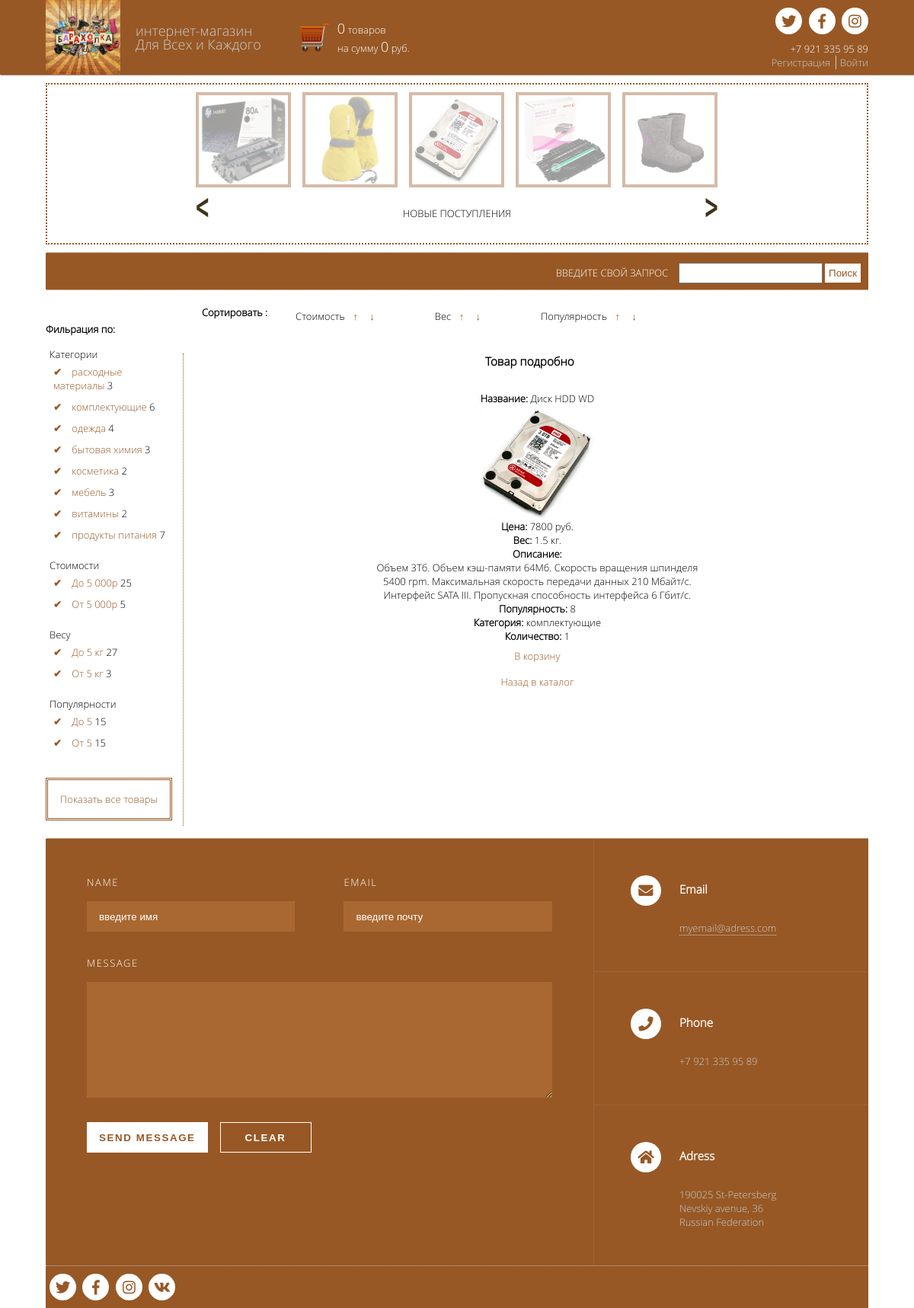
The page /index.php?q=product&id=9 on the database its author committed.
### tables this page shows
CREATE TABLE `goods` (
  `id` int(10) unsigned NOT NULL AUTO_INCREMENT,
  `name` varchar(50) DEFAULT 'PRODUCT',
  `cost` int(10) unsigned NOT NULL,
  `weight` int(11) NOT NULL,
  `count` int(10) unsigned DEFAULT '0',
  `vogue` int(10) unsigned DEFAULT '0',
  `category` varchar(50) DEFAULT NULL,
  `description` text,
  `img` varchar(50) DEFAULT NULL,
  `receipt_data` date DEFAULT NULL,
  PRIMARY KEY (`id`)
);

### app/controllers/CProductController.php (called while the page is built, shortened)
<?php
class CProductController implements IPageController
{
	public function render($pdo) {
		$request = new \app\request\CRequestGoods($pdo);
		$arr_goods = $request->getArray();
		$path_to_template = "../app/views/product.php";
		include($path_to_template);
	}
}
?>

### public/index.php (called while the page is built, shortened)
<?php
require_once'../app/config/config.php';
try {
	$pdo = new PDO("mysql:host={$db_host};dbname={$db_name}",
				$db_user,
				$db_user_pass);
} catch (Exception $e) {
	die("<h1>Error!!!</h1>");
}
$controller = \app\router\CRouter::getController();
$controller->render($pdo);

### app/request/CRequestGoods.php (called while the page is built, shortened)
<?php
class CRequestGoods {
	protected $limit = [];
	protected $pdo;
	public function __construct($pdo) {
		$this->pdo = $pdo;
	}
	public function getArray() {
		$query = self::SELECT . self::FROM
		.$this->getWhere()
		.self::CROUPBY
		.$this->getHaving()
		.$this->getOrder()
		.$this->getLimit()
		.";";
		return $this->pdo->query($query)->fetchAll();
	}
	protected function getWhere() {
		return " ";
	}
	protected function getHaving() {
		return " ";
	}
	protected function getOrder() {
		return " ";
	}
	protected function getLimit() {
		if(count($this->limit) > 0) {
			return "LIMIT  ". implode(',' , $this->limit);
		} else {
			return " ";
		}
	}
}

### app/product/CProduct.php (called while the page is built, shortened)
<?php
class CProduct
{
    public function render($view) {
        $path_to_view = "../app/views/"
        ."/product/"
        .$view. ".php";
        include ($path_to_view);
    }
}

### app/views/slider/slider.php (the view)
<div id="slider-wrap">
	<ul id="gallery">
		<?php
			$query = "SELECT goods.id, goods.name, goods.img, goods.receipt_data
					  FROM goods
					  WHERE receipt_data > {d '2018-07-01'} AND receipt_data < {d '2019-02-13'}
					  ORDER BY receipt_data;";
			$resalt = $pdo->query($query)->fetchAll();
			foreach ($resalt as $key => $value) {
				echo "<li>
						<a href='/index.php?q=product&id=".$value['id']."'>
							<img src='assets/".$value['img']."'>
						</a>
					</li>";
			}
		?>
	</ul>
</div>
<div id="gallery-controls">
	<a href="#" id="control-prev">
		<img src="assets/images/gallery/prev.png">
	</a>
	<p>НОВЫЕ ПОСТУПЛЕНИЯ</p>
	<a href="#" id="control-next">
		<img src="assets/images/gallery/next.png">
	</a>
</div>

### app/views/product.php (shortened to what this page needs)
<?php
if(isset($_SERVER['HTTP_X_REQUESTED_WITH']) && $_SERVER['HTTP_X_REQUESTED_WITH'] == 'XMLHttpRequest') {
	include('../app/startData_and_ajax/handling_ajax.php');
}
else {
?>
<!DOCTYPE html>
<html lang="en">
<head>
	<link rel="stylesheet" type="text/css" href="assets/css/main.css">
	<link rel="stylesheet" href="https://use.fontawesome.com/releases/v5.4.2/css/all.css">
</head>
<body>
	<div class="header">
		<div class="inner-header">
			<div class="wrapper">
				<?php
					include('../app/views/header/header.php');
				?>
			</div>
		</div>
	</div>
	<section>
		<div class="wrapper slider-border">
			<?php
				include('../app/views/slider/slider.php');
			?>
		</div>
	</section>
	<section>
		<div class="wrapper">
			<?php
				include('../app/views/search_section/search_section.php');
			?>
		</div>
	</section>
	<section>
			<main>
				<div class="wrapper row">
					<section class="filter-section col-2">
						<?php
							include('../app/views/filter/filter_section.php');
						?>
					</section>
					<div class="content_sorting col-10">
						<div class="flex-column">
							<section class="sorting-section">
								<?php
									include('../app/views/sorting/sorting_section.php');
								?>
							</section>
							<section class="content-section">
								<h1>Товар подробно</h1>
    							<div class="goods">
									<?php
										if(isset($_GET['id'])) {
											foreach ($arr_goods as $item) {
												if($item['id'] == $_GET['id']) {
													if($item['count'] == 0) {
														$item['class_goods_item_count'] = "goods__item-count deficit";
														$item['class_for_a'] = 'do-action display_none';
													} else {
														$item['class_goods_item_count'] = "goods__item-count";
														$item['class_for_a'] = 'do-action';
													}
										            $product = new \app\product\CProduct();
										            $product->fromArray($item);
										            $product->render('product_page');
												}
								        	}
										}
									?>
    							</div>
							</section>
						</div>
					</div>
				</div>
			</main>
	</section>
	<section class="feedback">
		<div class="wrapper">
			<?php
				include('../app/views/contacts/contacts_section.php');
			?>
		</div>
	</section>
	<div class="footer">
		<?php
			include('../app/views/footer/footer.php');
		?>
	</div>
</body>
</html>
<?php
}

### app/views/lists/list_by_category.php
<?php
$cat = \app\dataio\CListsBy::$categories;
foreach ($cat as $key => $value) {
	$code_cyrillic = urlencode($key);
	echo "<li>
		<a href='/index.php?q=filter&datafilter=category&filtertype=equal&filtervalue=".$code_cyrillic."'>".$key."</a>
		<span>".$cat[$key] ."</span>
		</li>";
}
?>

### app/views/product/product_page.php (shortened to what this page needs)
<div class="goods__item">
    <span class="goods__item-name">
    	<?php
    	 echo "<b>Название: </b>". $this->name;
    	?>
	</span>
    <img class="goods__item-preview" src="assets/<?php echo $this->img; ?>" alt="">
    <span class="goods__item-cost"><?php echo "<b>Цена: </b>". $this->cost. " руб."; ?></span>
    <span class="goods__item-weight"><?php echo "<b>Вес: </b>". ($this->weight/1000)." кг."; ?></span>
    <span class="goods__item-description"><?php echo "<b>Описание: </b><br>". $this->description; ?></span>
    <span class="goods__item-vogue"><?php echo "<b>Популярность: </b>". $this->vogue; ?></span>
    <span class="goods__item-category"><?php echo "<b>Категория: </b>". $this->category; ?></span>
    <span class="<?php echo $this->class_goods_item_count ;?>"><?php echo "<b>Количество: </b>". $this->count; ?></span>
    <a class="<?php echo $this->class_for_a ;?>" data-action="addtocart"
        href="/index.php?q=product<?php echo'&id='.$this->id
                                            .'&weight='.$this->weight
                                            .'&cost='.$this->cost
                                            .'&action=addtocart';?>">В корзину</a>
    <a href="/index.php?q=catalog">Назад в каталог</a>
</div>

### public/assets/css/main.css (style rules this page uses)
* { margin: 0; padding: 0; box-sizing: border-box; }
ul { list-style: none; }
a { text-decoration: none; }
body { font: 13px OpenSans, Tahoma, sans-serif; }
.header { background: #975825; border-bottom: 1px dotted rgba(212, 212, 255, 0.7); }
.wrapper { max-width: 90%; margin: auto; }
main img, .slider img { width: 150px; height: 150px; }
.slider-border { border:2px dotted #975825; margin-top: 10px; padding-bottom: 30px; }
#slider-wrap { margin: 10px auto; overflow: hidden; width: 686px; position: relative; }
#gallery { position: relative; left: 0; top: 0; }
#gallery li { float: left; margin:0 15px 0 0; }
#gallery li a img { border: 4px solid #975825; height: 125px; width: 125px; opacity: 0.4; }
#gallery-controls { width: 686px; margin: 0 auto; text-align: center; }
#gallery-controls p { display: inline-block; width: 94%; }
#control-prev, #control-next { width: auto; }
.row { display: flex; flex-direction: row; }
.col-2 { flex-basis: 16.66%; max-width: 16.66%; }
.col-10 { flex-basis: 83.33%; max-width: 83.33%; }
.flex-column { display: flex; flex-direction: column; }
.filter a, .sorting a { color: #975825; }
.filter ul li, .sorting ul li { padding: 5px; }
.filter ul li ul li:before { padding-right:10px; font-weight: bold; color: #975825; content: "\2714"; transition-duration: 0.5s; }
.catalog__item a, .filterby__item a, .sortby__item a, .goods__item a { color: #975825; margin: 0.5rem 0; }
.goods__item { display: flex; flex-direction: column; justify-content:left; margin: 30px 0 0 20px; align-items: center; }
.goods__item-description { width: 50%; text-align: center; }
.content-section { border-left: 1px dotted #975825; min-height: 620px; padding-left: 10px; }
.content-section h1 { text-align: center; margin-bottom: 30px; }
.feedback { margin-top: 10px; }

### rows shown on the page
goods: img (picture), id "3", count "2", vogue "7"
goods: img (picture)
goods: img (picture), name "Диск HDD WD", cost "7800", $this->weight/1000 "1.5", description "Объем 3Тб. Объем кэш-памяти 64Мб. Скорость вращения шпинделя 5400 rpm. Максимальная скорость передачи данных 210 Мбайт/с. Интерфейс SATA III. Пропускная способность интерфейса 6 Гбит/с.", vogue "8", category "комплектующие", count "1"
goods: img (picture)
goods: img (picture)

### other values the page prints
$userCart->getTotalCount() "0"
$userCart->getTotalCost() "0"
$key "расходные материалы"
$key "комплектующие"
$cat[$key] "6"
$key "одежда"
$cat[$key] "4"
$key "бытовая химия"
$key "косметика"
$key "мебель"
$key "витамины"
$key "продукты питания"
